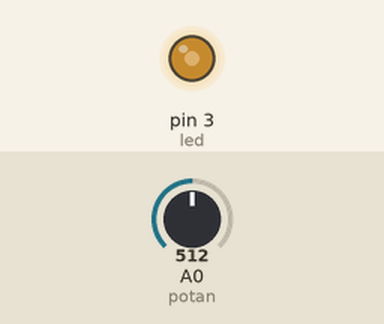
Recording of a sketch running on a simulated Arduino Uno, built with avr-gcc and run on an emulated ATmega328P. Shown: output pins drawn as LEDs (lit = HIGH). The test bench sets the inputs (shaded band); at power-on: A0 (potan) = 512.

Above: at 1.2 s.
1.3 s: A0 (potan) set to 716
At 2.3 s:
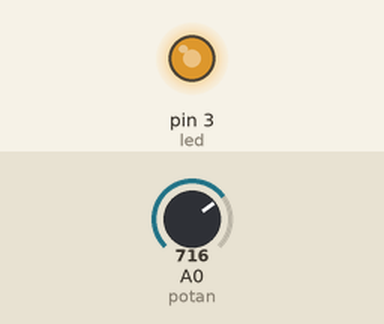
2.8 s: A0 (potan) set to 900
At 3.4 s:
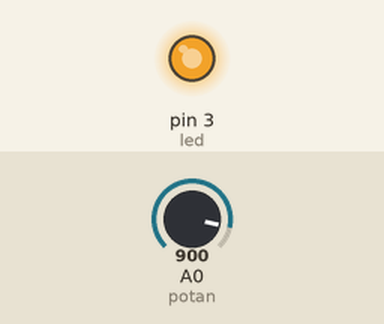
4.3 s: A0 (potan) set to 122
At 4.6 s:
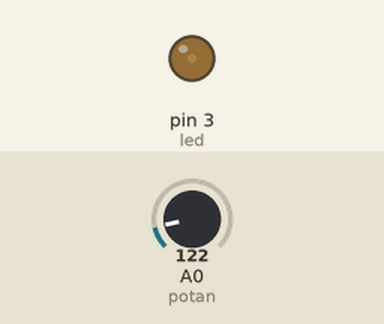
5.8 s: A0 (potan) set to 0
At 6.9 s:
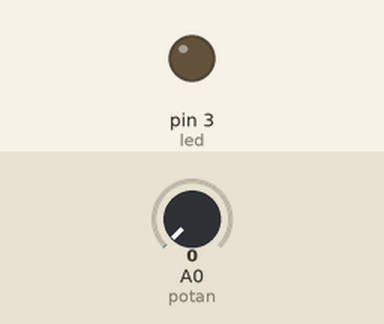
Timing chart, 0 to 8.3 s (numbered marks = the images above; inputs shaded):
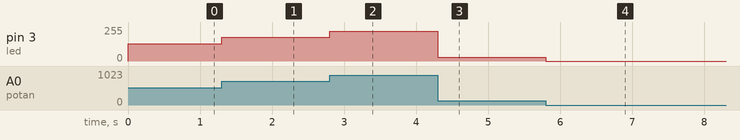

Measured:
- after the input at 1.3 s, pin 3 (led): 128/255 → 179/255 at once
- after the input at 2.8 s, pin 3 (led): 179/255 → 225/255 at once
- after the input at 4.3 s, pin 3 (led): 225/255 → 30/255 at once
- after the input at 5.8 s, pin 3 (led): 30/255 → 0/255 at once

The sketch:

Potansiyometre_ile_Led__iddetini_de_i_tirme.ino
```cpp
#define potan A0
#define led 3

int deger = 0;
void setup() {
  // put your setup code here, to run once:

}

void loop() {
deger = analogRead(potan);
deger = deger / 4;
analogWrite(led,deger);// put your main code here, to run repeatedly:

}
```
